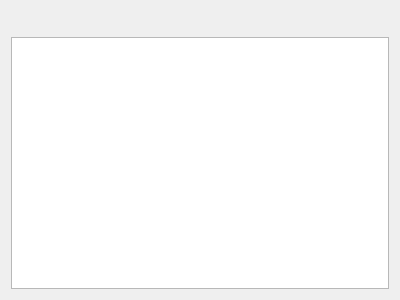
<?xml version="1.0" encoding="UTF-8"?>
<ui version="4.0">
 <class>FormBookmarks</class>
 <widget class="QWidget" name="FormBookmarks">
  <property name="geometry">
   <rect>
    <x>0</x>
    <y>0</y>
    <width>400</width>
    <height>300</height>
   </rect>
  </property>
  <property name="windowTitle">
   <string>Form</string>
  </property>
  <layout class="QHBoxLayout" name="horizontalLayout_2">
   <item>
    <layout class="QVBoxLayout" name="verticalLayout">
     <item>
      <layout class="QHBoxLayout" name="horizontalLayout">
       <item>
        <widget class="ImageButton" name="m_buttonRefresh_Bookmarks">
         <property name="sizePolicy">
          <sizepolicy hsizetype="Fixed" vsizetype="Fixed">
           <horstretch>0</horstretch>
           <verstretch>0</verstretch>
          </sizepolicy>
         </property>
         <property name="maximumSize">
          <size>
           <width>16</width>
           <height>16</height>
          </size>
         </property>
         <property name="text">
          <string/>
         </property>
         <property name="pixmap">
          <pixmap resource="../thumbnail.qrc">:/images/icon_refresh.png</pixmap>
         </property>
         <property name="scaledContents">
          <bool>true</bool>
         </property>
        </widget>
       </item>
       <item>
        <spacer name="horizontalSpacer_2">
         <property name="orientation">
          <enum>Qt::Horizontal</enum>
         </property>
         <property name="sizeHint" stdset="0">
          <size>
           <width>40</width>
           <height>20</height>
          </size>
         </property>
        </spacer>
       </item>
      </layout>
     </item>
     <item>
      <widget class="QListWidget" name="m_listBookmarksWidget">
       <property name="sizePolicy">
        <sizepolicy hsizetype="Expanding" vsizetype="Expanding">
         <horstretch>0</horstretch>
         <verstretch>0</verstretch>
        </sizepolicy>
       </property>
       <property name="tabKeyNavigation">
        <bool>false</bool>
       </property>
       <property name="alternatingRowColors">
        <bool>false</bool>
       </property>
       <property name="selectionMode">
        <enum>QAbstractItemView::NoSelection</enum>
       </property>
       <property name="iconSize">
        <size>
         <width>0</width>
         <height>0</height>
        </size>
       </property>
       <property name="movement">
        <enum>QListView::Static</enum>
       </property>
       <property name="flow">
        <enum>QListView::LeftToRight</enum>
       </property>
       <property name="isWrapping" stdset="0">
        <bool>true</bool>
       </property>
       <property name="resizeMode">
        <enum>QListView::Adjust</enum>
       </property>
       <property name="viewMode">
        <enum>QListView::IconMode</enum>
       </property>
       <property name="modelColumn">
        <number>0</number>
       </property>
       <property name="uniformItemSizes">
        <bool>true</bool>
       </property>
       <property name="selectionRectVisible">
        <bool>true</bool>
       </property>
      </widget>
     </item>
    </layout>
   </item>
  </layout>
 </widget>
 <customwidgets>
  <customwidget>
   <class>ImageButton</class>
   <extends>QLabel</extends>
   <header>customwidgets/imagebutton.h</header>
  </customwidget>
 </customwidgets>
 <resources>
  <include location="../thumbnail.qrc"/>
  <include location="thumbnail.qrc"/>
 </resources>
 <connections/>
</ui>
